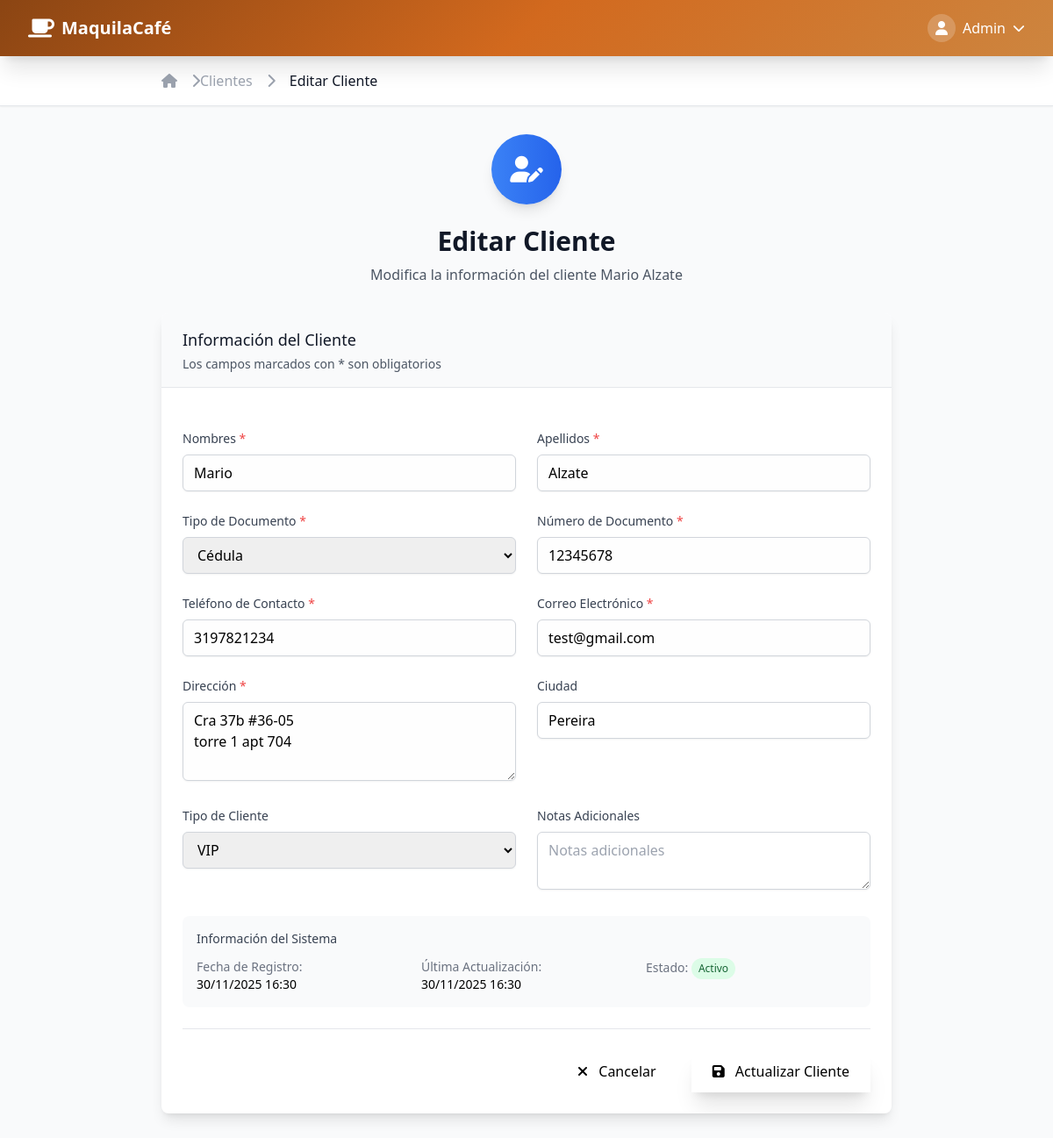
The page /clientes/1/editar/ (signed in) on the database its author committed.
### core/models.py (models this page shows, shortened)
class User(AbstractUser):
    ROLE_CHOICES = [
        ('super_admin', 'Super Administrador'),
        ('admin_company', 'Administrador de Empresa'),
        ('aux_registro', 'Auxiliar de Registro'),
        ('aux_tostion', 'Auxiliar de Tostión'),
        ('aux_produccion', 'Auxiliar de Producción'),
        ('aux_facturacion', 'Auxiliar de Facturación'),
    ]
    role = models.CharField(
        max_length=20,
        choices=ROLE_CHOICES,
        default='aux_registro',
        verbose_name="Rol"
    )
    company = models.ForeignKey(
        Company,
        on_delete=models.CASCADE,
        related_name='users',
        null=True,
        blank=True,
        verbose_name="Empresa"
    )
    phone = models.CharField(max_length=20, blank=True, verbose_name="Teléfono")
    is_active = models.BooleanField(default=True, verbose_name="Activo")
    last_access = models.DateTimeField(null=True, blank=True, verbose_name="Último acceso")
    class Meta:
        verbose_name = "Usuario"
        verbose_name_plural = "Usuarios"

class Client(models.Model):
    CLIENT_TYPE_CHOICES = [
        ('new', 'Nuevo'),
        ('frequent', 'Frecuente'),
        ('vip', 'VIP'),
    ]
    company = models.ForeignKey(
        Company,
        on_delete=models.CASCADE,
        related_name='clients'
    )
    first_name = models.CharField(max_length=50, verbose_name="Nombres")
    last_name = models.CharField(max_length=50, verbose_name="Apellidos")
    business_name = models.CharField(max_length=100, blank=True, verbose_name="Razón social")
    document_type = models.CharField(
        max_length=10,
        choices=[
            ('cc', 'Cédula'),
            ('nit', 'NIT'),
        ],
        default='cc',
        verbose_name="Tipo de documento"
    )
    document_number = models.CharField(max_length=20, verbose_name="Número de documento")
    phone = models.CharField(max_length=20, verbose_name="Teléfono")
    email = models.EmailField(verbose_name="Email")
    address = models.TextField(verbose_name="Dirección")
    city = models.CharField(max_length=50, default='', blank=True, verbose_name="Ciudad")
    client_type = models.CharField(
        max_length=10,
        choices=CLIENT_TYPE_CHOICES,
        default='new',
        verbose_name="Tipo de cliente"
    )
    is_active = models.BooleanField(default=True, verbose_name="Activo")
    notes = models.TextField(blank=True, verbose_name="Notas")
    created_at = models.DateTimeField(auto_now_add=True)
    updated_at = models.DateTimeField(auto_now=True)
    @property
    def full_name(self):
        return f"{self.first_name} {self.last_name}"
    class Meta:
        verbose_name = "Cliente"
        verbose_name_plural = "Clientes"
        unique_together = ['company', 'document_number']
        ordering = ['-created_at']

### core/views.py (the view, shortened to what this page needs)
# urls.py: path('clientes/<int:pk>/editar/', views.ClienteUpdateView.as_view(), name='cliente_update'),
class ClienteUpdateView(LoginRequiredMixin, UpdateView):
    model = Client
    form_class = ClienteForm
    template_name = 'core/clientes/editar.html'
    success_url = reverse_lazy('core:cliente_list')
    def get_queryset(self):
        return Client.objects.filter(company=self.request.user.company)
    def get_form_kwargs(self):
        kwargs = super().get_form_kwargs()
        kwargs['user'] = self.request.user
        return kwargs
    @method_decorator(rol_requerido('aux_registro', 'admin_company', 'super_admin'))
    def dispatch(self, *args, **kwargs):
        return super().dispatch(*args, **kwargs)

### core/models.py (called while the page is built)
    @property
    def is_active(self):
        return self.status == 'active'

### templates/core/clientes/editar.html (shortened to what this page needs)
{% extends 'base.html' %}
{% load crispy_forms_tags %}
{% load static %}
{% block content %}
<div class="min-h-screen bg-gray-50">
    <div class="bg-white shadow-sm border-b">
        <div class="max-w-4xl mx-auto px-4 sm:px-6 lg:px-8">
            <div class="py-4">
                <nav class="flex" aria-label="Breadcrumb">
                    <ol class="flex items-center space-x-4">
                        <li>
                            <div>
                                <a href="{% url 'core:dashboard' %}" class="text-gray-400 hover:text-gray-500">
                                    <i class="fas fa-home"></i>
                                </a>
                            </div>
                        </li>
                        <li>
                            <div class="flex items-center">
                                <i class="fas fa-chevron-right text-gray-400"></i>
                                <a href="{% url 'core:cliente_list' %}" class="text-gray-400 hover:text-gray-500">Clientes</a>
                            </div>
                        </li>
                        <li>
                            <div class="flex items-center">
                                <i class="fas fa-chevron-right text-gray-400"></i>
                                <span class="ml-4 text-gray-900 font-medium">Editar Cliente</span>
                            </div>
                        </li>
                    </ol>
                </nav>
            </div>
        </div>
    </div>
    <div class="max-w-4xl mx-auto px-4 sm:px-6 lg:px-8 py-8">
        <div class="mb-8">
            <div class="text-center">
                <div class="inline-flex items-center justify-center w-20 h-20 bg-gradient-to-r from-blue-500 to-blue-600 rounded-full mb-6 shadow-lg">
                    <i class="fas fa-user-edit text-3xl text-white"></i>
                </div>
                <h1 class="text-3xl font-bold text-gray-900 mb-2">Editar Cliente</h1>
                <p class="text-gray-600">Modifica la información del cliente {{ object.full_name }}</p>
            </div>
        </div>
        <div class="bg-white shadow-lg rounded-lg overflow-hidden">
            <div class="px-6 py-4 bg-gray-50 border-b">
                <h3 class="text-lg font-medium text-gray-900">Información del Cliente</h3>
                <p class="text-sm text-gray-600 mt-1">Los campos marcados con * son obligatorios</p>
            </div>
            <div class="p-6">
                <form method="post" class="space-y-6">
                    <div class="grid grid-cols-1 md:grid-cols-2 gap-6">
                        <div>
                            <label for="{{ form.first_name.id_for_label }}" class="block text-sm font-medium text-gray-700 mb-2">
                                Nombres <span class="text-red-500">*</span>
                            </label>
                            {{ form.first_name }}
                        </div>
                        <div>
                            <label for="{{ form.last_name.id_for_label }}" class="block text-sm font-medium text-gray-700 mb-2">
                                Apellidos <span class="text-red-500">*</span>
                            </label>
                            {{ form.last_name }}
                        </div>
                    </div>
                    <div class="grid grid-cols-1 md:grid-cols-2 gap-6">
                        <div>
                            <label for="{{ form.document_type.id_for_label }}" class="block text-sm font-medium text-gray-700 mb-2">
                                Tipo de Documento <span class="text-red-500">*</span>
                            </label>
                            {{ form.document_type }}
                        </div>
                        <div>
                            <label for="{{ form.document_number.id_for_label }}" class="block text-sm font-medium text-gray-700 mb-2">
                                Número de Documento <span class="text-red-500">*</span>
                            </label>
                            {{ form.document_number }}
                        </div>
                    </div>
                    <div class="grid grid-cols-1 md:grid-cols-2 gap-6">
                        <div>
                            <label for="{{ form.phone.id_for_label }}" class="block text-sm font-medium text-gray-700 mb-2">
                                Teléfono de Contacto <span class="text-red-500">*</span>
                            </label>
                            {{ form.phone }}
                        </div>
                        <div>
                            <label for="{{ form.email.id_for_label }}" class="block text-sm font-medium text-gray-700 mb-2">
                                Correo Electrónico <span class="text-red-500">*</span>
                            </label>
                            {{ form.email }}
                        </div>
                    </div>
                    <div class="grid grid-cols-1 md:grid-cols-2 gap-6">
                        <div>
                            <label for="{{ form.address.id_for_label }}" class="block text-sm font-medium text-gray-700 mb-2">
                                Dirección <span class="text-red-500">*</span>
                            </label>
                            {{ form.address }}
                        </div>
                        <div>
                            <label for="{{ form.city.id_for_label }}" class="block text-sm font-medium text-gray-700 mb-2">
                                Ciudad
                            </label>
                            {{ form.city }}
                        </div>
                    </div>
                    <div class="grid grid-cols-1 md:grid-cols-2 gap-6">
                        <div>
                            <label for="{{ form.client_type.id_for_label }}" class="block text-sm font-medium text-gray-700 mb-2">
                                Tipo de Cliente
                            </label>
                            {{ form.client_type }}
                        </div>
                        <div>
                            <label for="{{ form.notes.id_for_label }}" class="block text-sm font-medium text-gray-700 mb-2">
                                Notas Adicionales
                            </label>
                            {{ form.notes }}
                        </div>
                    </div>
                    <div class="bg-gray-50 p-4 rounded-lg">
                        <h4 class="text-sm font-medium text-gray-700 mb-3">Información del Sistema</h4>
                        <div class="grid grid-cols-1 md:grid-cols-3 gap-4 text-sm">
                            <div>
                                <span class="text-gray-500">Fecha de Registro:</span>
                                <div class="font-medium">{{ object.created_at|date:"d/m/Y H:i" }}</div>
                            </div>
                            <div>
                                <span class="text-gray-500">Última Actualización:</span>
                                <div class="font-medium">{{ object.updated_at|date:"d/m/Y H:i" }}</div>
                            </div>
                            <div>
                                <span class="text-gray-500">Estado:</span>
                                <span class="inline-flex items-center px-2 py-1 rounded-full text-xs font-medium
                                    {% if object.is_active %}bg-green-100 text-green-800{% else %}bg-red-100 text-red-800{% endif %}">
                                    {% if object.is_active %}Activo{% else %}Inactivo{% endif %}
                                </span>
                            </div>
                        </div>
                    </div>
                    <div class="flex items-center justify-end space-x-4 pt-6 border-t border-gray-200">
                        <a href="{% url 'core:cliente_list' %}" class="btn-secondary px-6 py-3">
                            <i class="fas fa-times mr-2"></i>
                            Cancelar
                        </a>
                        <button type="submit" class="btn-coffee px-6 py-3 shadow-xl hover:shadow-2xl transform hover:scale-105 transition-all duration-300">
                            <i class="fas fa-save mr-2"></i>
                            Actualizar Cliente
                        </button>
                    </div>
                </form>
            </div>
        </div>
    </div>
</div>
{% endblock %}

### templates/base.html (shortened to what this page needs)
{% load static %}
<!DOCTYPE html>
<html lang="es">
<head>
    <script src="https://cdn.tailwindcss.com"></script>
    <link rel="stylesheet" href="https://cdnjs.cloudflare.com/ajax/libs/font-awesome/6.4.0/css/all.min.css">
    <link rel="stylesheet" href="{% static 'css/custom.css' %}">
</head>
<body class="bg-gradient-to-br from-coffee-50 to-white min-h-screen">
    <nav class="coffee-gradient shadow-xl sticky top-0 z-50">
        <div class="max-w-7xl mx-auto px-4 sm:px-6 lg:px-8">
            <div class="flex justify-between h-16">
                <div class="flex items-center">
                    <a href="{% url 'core:home' %}" class="flex items-center space-x-2 text-white hover:text-coffee-100 transition-colors duration-200">
                        <i class="fas fa-coffee text-2xl animate-bounce-subtle"></i>
                        <span class="text-xl font-bold">MaquilaCafé</span>
                    </a>
                </div>
                <div class="flex items-center space-x-4">
                    {% if user.is_authenticated %}
                        <div class="relative" x-data="{ open: false }" @click.away="open = false" @keydown.escape.window="open = false">
                            <button @click="open = !open" class="flex items-center space-x-2 text-white hover:text-coffee-100 transition-colors duration-200">
                                <div class="w-8 h-8 bg-white/20 rounded-full flex items-center justify-center">
                                    <i class="fas fa-user"></i>
                                </div>
                                <span class="hidden md:block">{{ user.first_name|default:user.username }}</span>
                                <i class="fas fa-chevron-down text-sm transition-transform duration-200" :class="{'rotate-180': open}"></i>
                            </button>
                        </div>
                    {% else %}
                        <a href="{% url 'core:login' %}" class="btn-coffee-outline">
                            <i class="fas fa-sign-in-alt mr-2"></i>Iniciar Sesión
                        </a>
                    {% endif %}
                </div>
            </div>
        </div>
    </nav>
    <main class="flex-1">
        {% block content %}{% endblock %}
    </main>
</body>
</html>

### templates/base.html (style rules this page uses)
.coffee-gradient { background: linear-gradient(135deg, #8B4513 0%, #D2691E 50%, #CD853F 100%); }
.btn-coffee { @apply bg-gradient-to-r from-coffee-600 to-coffee-800 hover:from-coffee-700 hover:to-coffee-900 text-white font-medium py-2 px-4 rounded-lg transition-all duration-300 transform hover:scale-105 shadow-lg; }
.animate-bounce-subtle { animation: bounceSubtle 2s infinite; }

### templates/core/clientes/editar.html (style rules this page uses)
input[type="text"], input[type="email"], select, textarea { @apply w-full px-3 py-2 border border-gray-300 rounded-md shadow-sm focus:outline-none focus:ring-2 focus:ring-blue-500 focus:border-blue-500; }
input[type="text"]:required, input[type="email"]:required, select:required, textarea:required { background-color: #fefefe; }

### rows shown on the page
User: first_name "Admin"
Client: full_name "Mario Alzate", first_name "Mario", last_name "Alzate", document_type "Cédula", document_number "12345678", phone "3197821234", email "test@gmail.com", address "Cra 37b #36-05 torre 1 apt 704", city "Pereira", client_type "VIP", created_at "30/11/2025 16:30", updated_at "30/11/2025 16:30"
